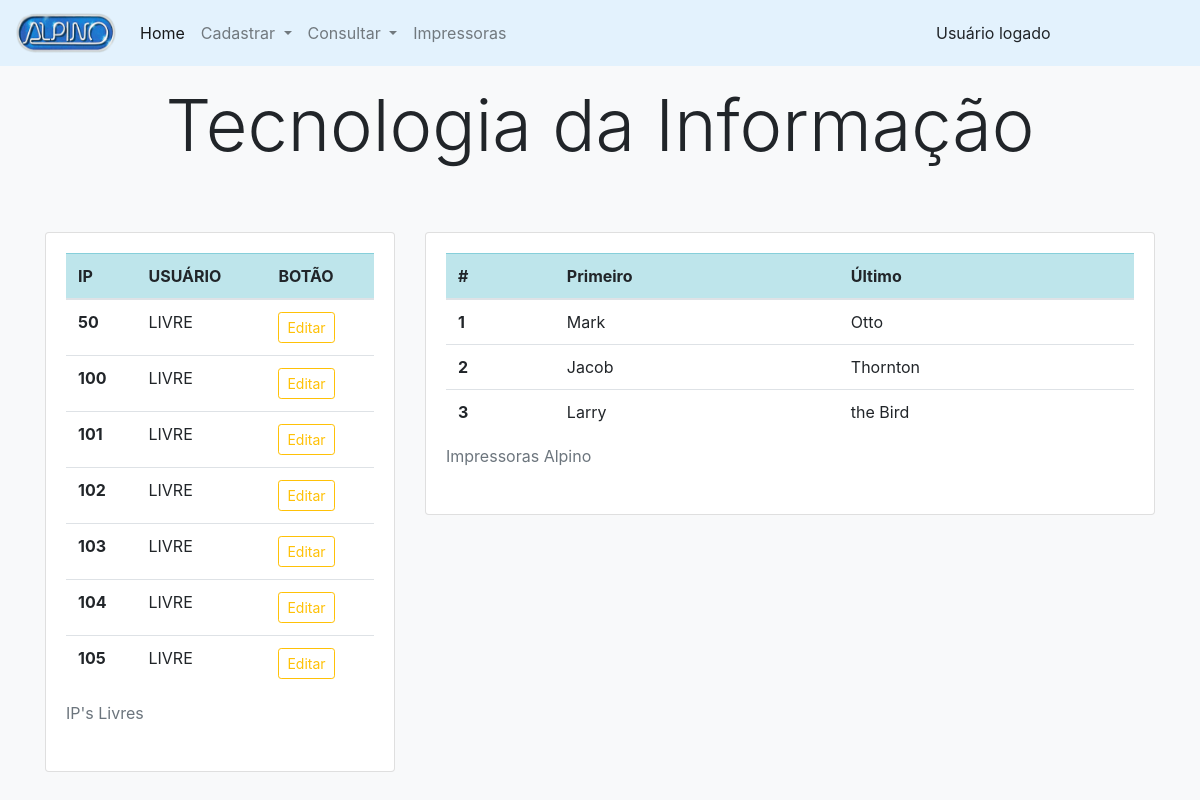
The page /public/pags/ti/main.php on the database as committed earlier.
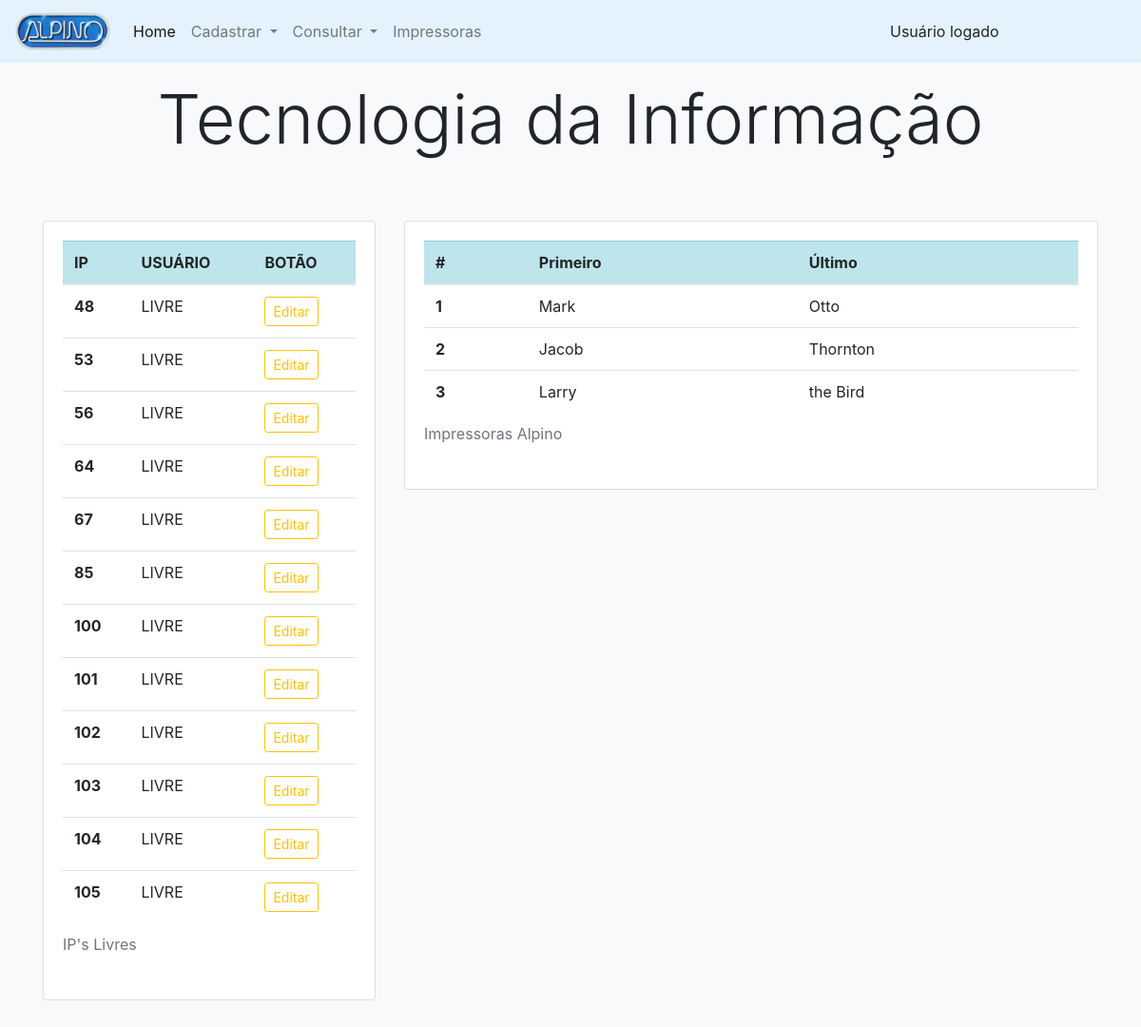
The same page on the database as committed later.
### tables this page shows
CREATE TABLE `usuario` (
  `ip` int(10) UNSIGNED NOT NULL,
  `usuario` varchar(100) NOT NULL,
  `setor` varchar(100) NOT NULL,
  `homeOffice` varchar(3) NOT NULL
);

### public/pags/ti/main.php (the view, shortened to what the changed rows need)
<?php
    include_once("../../../src/config/conexaodb.php");
    $sql_usuario = mysqli_query($conn, "SELECT * FROM usuario WHERE usuario='LIVRE'");
?>
<html lang="pt-br">
<head>
    <link rel="stylesheet" href="../../../node_modules/bootstrap/dist/css/bootstrap.css">
</head>
<body class="bg-light">
    <div class="container">
        <div class="row">
            <div class="col">
                <div class="py-2 text-center">
                    <h2 class="display-3 m-2">Tecnologia da Informação</h2>
                </div>
            </div>
        </div>
        <div class="row">
            <div class="col-md-4">
                <div class="py-5">
                    <div class="card bg-white">
                        <div class="card-body">
                            <div class="row">
                                <div class="col">
                                    <table class="table">
                                        <caption>IP's Livres</caption>
                                        <thead>
                                            <tr class="table-info">
                                                <th scope="col">IP</th>
                                                <th scope="col">USUÁRIO</th>
                                                <th scope="col">BOTÃO</th>
                                            </tr>
                                        </thead>
                                        <tbody>
                                            <?php while($tabela_ip = mysqli_fetch_assoc($sql_usuario)) { ?>
                                            <tr>
                                                <th scope="row">
                                                    <?php echo $tabela_ip['ip']; ?>
                                                </th>
                                                <td>
                                                    <?php echo $tabela_ip['usuario']; ?>
                                                </td>
                                                <td>
                                                    <button type="button" class="btn btn-outline-warning btn-sm"
                                                        data-toggle="modal" data-target="#editar"
                                                        data-ip="<?php echo $tabela_ip['ip']; ?>"
                                                        data-usuario="<?php echo $tabela_ip['usuario']; ?>"
                                                        data-setor="<?php echo $tabela_ip['setor']; ?>"
                                                        data-home="<?php echo $tabela_ip['homeOffice']; ?>">
                                                        Editar
                                                    </button>
                                                </td>
                                            </tr>
                                            <?php } ?>
                                        </tbody>
                                    </table>
                                </div>
                            </div>
                        </div>
                    </div>
                </div>
            </div>
            <div class="col-md-8">
                <div class="py-5">
                    <div class="card bg-white">
                        <div class="card-body">
                            <div class="row">
                                <div class="col">
                                    <table class="table">
                                        <caption>Impressoras Alpino</caption>
                                        <thead>
                                            <tr class="table-info">
                                                <th scope="col">#</th>
                                                <th scope="col">Primeiro</th>
                                                <th scope="col">Último</th>
                                            </tr>
                                        </thead>
                                        <tbody>
                                            <tr>
                                                <th scope="row">1</th>
                                            </tr>
                                            <tr>
                                                <th scope="row">2</th>
                                            </tr>
                                            <tr>
                                                <th scope="row">3</th>
                                            </tr>
                                        </tbody>
                                    </table>
                                </div>
                            </div>
                        </div>
                    </div>
                </div>
            </div>
        </div>
    </div>
</body>
</html>

Rows that differ between the two databases and show on the page:
no longer on this page (row edited): usuario: ip "50", usuario "LIVRE"
now on this page (row edited): usuario: ip "48", usuario "LIVRE"
now on this page (row edited): usuario: ip "53", usuario "LIVRE"
now on this page (row edited): usuario: ip "56", usuario "LIVRE"
now on this page (row edited): usuario: ip "64", usuario "LIVRE"
now on this page (row edited): usuario: ip "67", usuario "LIVRE"
now on this page (row edited): usuario: ip "85", usuario "LIVRE"
